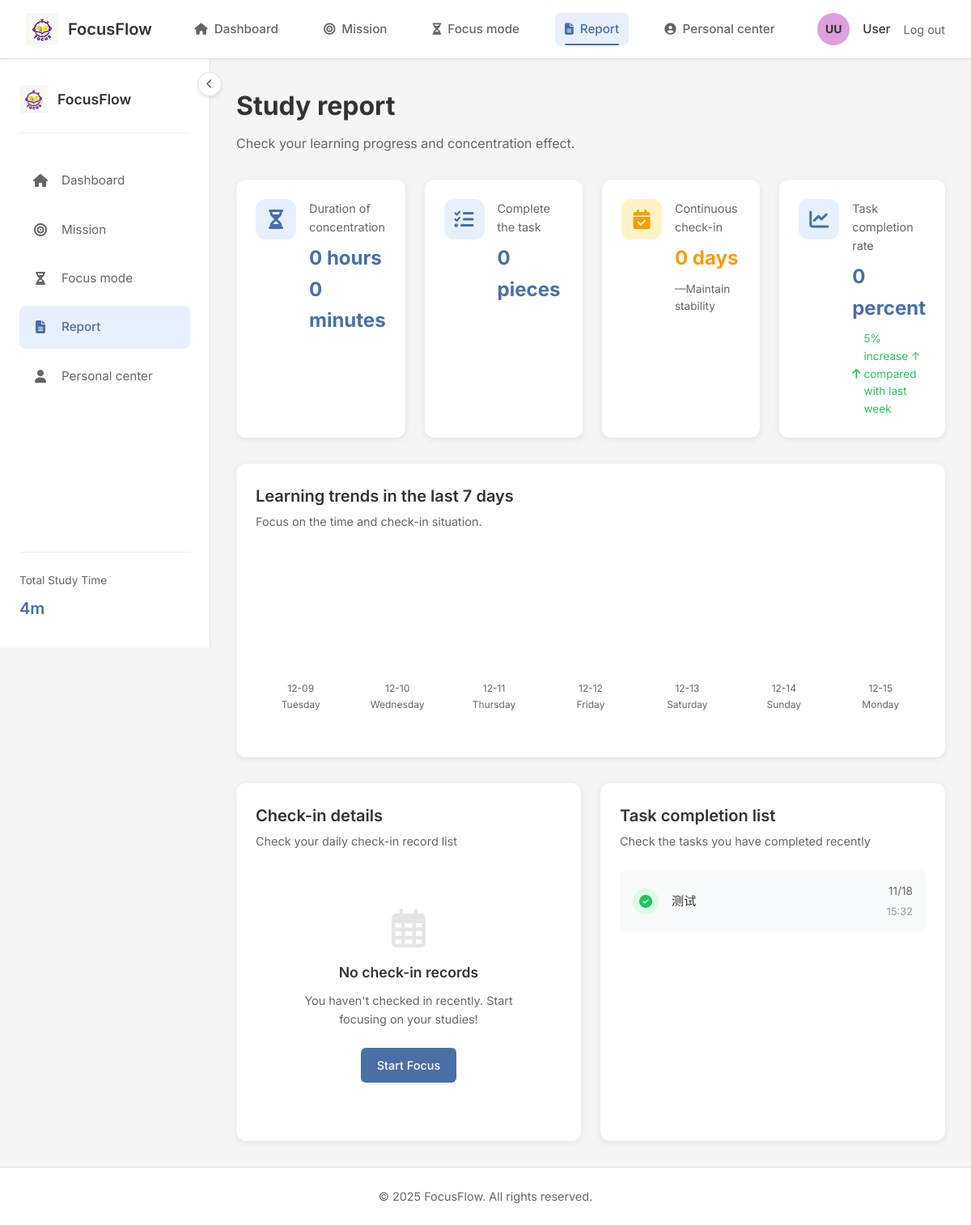
The app's page /reports (signed in) with its own data.
### tables this page shows
CREATE TABLE tasks (
    id INTEGER PRIMARY KEY AUTOINCREMENT,
    user_id INTEGER NOT NULL,
    title TEXT NOT NULL,
    description TEXT,
    course TEXT,
    priority TEXT DEFAULT 'medium', -- high, medium, low
    status TEXT DEFAULT 'pending', -- pending, in_progress, completed
    due_date TEXT,
    repeat TEXT, -- daily, weekly, monthly
    created_at TIMESTAMP DEFAULT CURRENT_TIMESTAMP,
    updated_at TIMESTAMP DEFAULT CURRENT_TIMESTAMP,
    FOREIGN KEY (user_id) REFERENCES users (id) ON DELETE CASCADE
);

### app.py (the view, shortened to what this page needs)
@app.route('/reports')
@login_required
def reports():
    print("[调试] 访问报告页面")
    lang = request.args.get('lang', 'en-US')
    translations = get_translations(lang)
    weekly_stats = {'focus_time': 0, 'completed_sessions': 0, 'total_sessions': 0,
                    'completed_tasks': 0, 'total_tasks': 0, 'productivity_score': 0, 'streak_days': 0}
    weekly_trend = []
    checked_in_dates = []
    user_id = session['user_id']
    conn = get_db_connection()
    try:
        week_start = (datetime.now() - timedelta(days=6)).strftime('%Y-%m-%d')
        focus_stats = conn.execute('''
            SELECT
                COUNT(*) as total_sessions,
                COUNT(CASE WHEN end_time IS NOT NULL THEN 1 END) as completed_sessions,
SUM(duration) as total_duration
            FROM focus_sessions
            WHERE user_id = ? AND date(start_time) >= ?
        ''', (user_id, week_start)).fetchone()
        total_sessions = focus_stats['total_sessions'] or 0
        completed_sessions = focus_stats['completed_sessions'] or 0
        total_duration = focus_stats['total_duration'] or 0
        focus_hours = total_duration // 60
        focus_minutes = total_duration % 60
        focus_time_info = {'hours': focus_hours, 'minutes': focus_minutes, 'total_minutes': total_duration}
        task_stats = conn.execute('''
            SELECT
                COUNT(*) as total_tasks,
                COUNT(CASE WHEN status = 'completed' THEN 1 END) as completed_tasks
            FROM tasks
            WHERE user_id = ? AND date(created_at) >= ?
        ''', (user_id, week_start)).fetchone()
        total_tasks = task_stats['total_tasks'] or 0
        completed_tasks = task_stats['completed_tasks'] or 0
        if total_tasks == 0:
            task_completion_rate = 0
        else:
            task_completion_rate = int((completed_tasks / total_tasks) * 100)
        checkin_dates = conn.execute('''
            SELECT date FROM checkins
            WHERE user_id = ?
            ORDER BY date DESC
        ''', (user_id,)).fetchall()
        streak_days = 0
        if checkin_dates:
            current_date = datetime.now().date()
            for checkin_date in checkin_dates:
                checkin_date_obj = datetime.strptime(checkin_date['date'], '%Y-%m-%d').date()
                if (current_date - checkin_date_obj).days == streak_days:
                    streak_days += 1
                else:
                    break
        weekly_stats = {
            'focus_time': focus_time_info,  # 总专注时长（小时和分钟）
            'completed_sessions': completed_sessions,  # 完成的专注会话数
            'total_sessions': total_sessions,  # 总专注会话数
            'completed_tasks': completed_tasks,  # 完成任务数
            'total_tasks': total_tasks,  # 总任务数
            'productivity_score': task_completion_rate,  # 任务完成率
            'streak_days': streak_days  # 连续签到天数
        }
        weekdays = ['Monday', 'Tuesday', 'Wednesday', 'Thursday', 'Friday', 'Saturday', 'Sunday']
        for i in range(6, -1, -1):
            date = datetime.now() - timedelta(days=i)
            date_str = date.strftime('%Y-%m-%d')
            weekday_name = weekdays[date.weekday()]
            is_checked_in = conn.execute('''
            SELECT * FROM checkins WHERE user_id = ? AND date = ?
            ''', (user_id, date_str)).fetchone() is not None
            focus_query = conn.execute('''
                SELECT SUM(duration) as total_minutes
                FROM focus_sessions
                WHERE user_id = ? AND date(start_time) = ?
            ''', (user_id, date_str)).fetchone()
            daily_minutes = focus_query['total_minutes'] or 0
            daily_hours = daily_minutes // 60
            daily_minutes_remainder = daily_minutes % 60
            focus_time = {'hours': daily_hours, 'minutes': daily_minutes_remainder}
            completed_tasks_day = conn.execute('''
                SELECT t.id, t.title, t.description, t.course, t.updated_at as completion_time
                FROM tasks t
                WHERE t.user_id = ? AND t.status = 'completed' AND date(t.updated_at) = ?
                ORDER BY t.updated_at DESC
            ''', (user_id, date_str)).fetchall()
            tasks_data = []
            weekly_trend.append({
                'day': weekday_name,
                'value': daily_minutes,  # 保留原始分钟数用于图表计算
                'focus_time': focus_time,  # 添加小时和分钟的字典用于显示
                'date': date_str,
                'date_display': date.strftime('%m月%d日'),
                'checked_in': is_checked_in,
                'tasks': tasks_data,  # 添加任务数据
                'task_count': len(tasks_data)  # 添加任务数量
            })
        checked_in_dates = []
        for trend_data in weekly_trend:
            if trend_data['checked_in']:
                daily_minutes = trend_data['value']
                daily_hours = daily_minutes // 60
                daily_minutes_remainder = daily_minutes % 60
                focus_time = {'hours': daily_hours, 'minutes': daily_minutes_remainder}
                checked_in_dates.append({
                    'date': trend_data['date'],
                    'date_display': trend_data['date_display'],
                    'day': trend_data['day'],
                    'focus_hours': focus_time,  # 使用小时和分钟的字典
                    'value': trend_data['value']  # 保留原始分钟数
                })
        completed_tasks_query = conn.execute('''
            SELECT t.id, t.title, t.course, t.updated_at as completion_time
            FROM tasks t
            WHERE t.user_id = ? AND t.status = 'completed'
            ORDER BY t.updated_at DESC
            LIMIT 20
        ''', (user_id,)).fetchall()
        completed_tasks_list = []
        for task in completed_tasks_query:
            try:
                if isinstance(task['completion_time'], str):
                    completion_time = datetime.strptime(task['completion_time'], '%Y-%m-%d %H:%M:%S')
                else:
                    completion_time = datetime.fromisoformat(str(task['completion_time']))
                completed_tasks_list.append({
                    'id': task['id'],
                    'title': task['title'],
                    'course': task['course'] if task['course'] else None,
                    'completion_date': completion_time.strftime('%m/%d'),
                    'completion_time': completion_time.strftime('%H:%M')
                })
            except Exception as e:
                print(f"[调试] 解析任务完成时间时出错: {str(e)}")
                completed_tasks_list.append({
                    'id': task['id'],
                    'title': task['title'],
                    'course': task['course'] if task['course'] else None,
                    'completion_date': datetime.now().strftime('%m/%d'),
                    'completion_time': datetime.now().strftime('%H:%M')
                })
    except Exception as e:
        print(f"[调试] 报告页面出现错误: {str(e)}")
        completed_tasks_list = []
    finally:
        conn.close()
    return render_template('reports.html', translations=translations, lang=lang, weekly_stats=weekly_stats,
                           weekly_trend=weekly_trend, checked_in_dates=checked_in_dates,
                           completed_tasks_list=completed_tasks_list)

### templates/reports.html (shortened to what this page needs)
{% extends "base.html" %}
{% block content %}
<div class="reports-container">
    <div class="page-header">
        <h1 class="page-title">Study report</h1>
        <p class="page-subtitle">Check your learning progress and concentration effect.</p>
    </div>
    <div class="stats-grid modern-grid">
        <div class="stat-card stat-card-modern">
            <div class="stat-icon time-icon">
                <i class="fas fa-hourglass-half"></i>
            </div>
            <div class="stat-content">
                <div class="stat-label">Duration of concentration</div>
                <div class="stat-value highlight">{{ weekly_stats.focus_time.hours|default('0') }} hours {{ weekly_stats.focus_time.minutes|default('0') }} minutes</div>
            </div>
        </div>
        <div class="stat-card stat-card-modern">
            <div class="stat-icon tasks-icon">
                <i class="fas fa-tasks"></i>
            </div>
            <div class="stat-content">
                <div class="stat-label">Complete the task</div>
                <div class="stat-value highlight">{{ weekly_stats.completed_tasks|default('0') }} pieces</div>
            </div>
        </div>
        <div class="stat-card stat-card-modern">
            <div class="stat-icon streak-icon">
                <i class="fas fa-calendar-check"></i>
            </div>
            <div class="stat-content">
                <div class="stat-label">Continuous check-in</div>
                <div class="stat-value highlight streak-value">{{ weekly_stats.streak_days|default('0') }} day{{ 's' if weekly_stats.streak_days|default(0) != 1 else '' }}</div>
                <div class="stat-change neutral">—Maintain stability</div>
            </div>
        </div>
        <div class="stat-card stat-card-modern">
            <div class="stat-icon productivity-icon">
                <i class="fas fa-chart-line"></i>
            </div>
            <div class="stat-content">
                <div class="stat-label">Task completion rate</div>
                <div class="stat-value highlight">{{ weekly_stats.productivity_score|default('0') }} percent</div>
                <div class="stat-change positive">
                    <i class="fas fa-arrow-up"></i> 5% increase ↑ compared with last week
                </div>
            </div>
        </div>
    </div>
    <div class="learning-chart card-shadow">
        <div class="section-header">
            <div>
                <h2>Learning trends in the last 7 days</h2>
                <p class="section-subtitle">Focus on the time and check-in situation.</p>
            </div>
        </div>
        <div class="chart-placeholder enhanced-chart">
            <div class="chart-bars modern-chart-bars">
                {% for day_data in weekly_trend %}
                <div class="chart-bar modern-chart-bar">
                    <span class="bar-label">{{ day_data.date[-5:] }}<br>{{ day_data.day }}</span>
                </div>
                {% endfor %}
            </div>
        </div>
    </div>
    <div class="reports-details-grid">
        <div class="checkin-details card-shadow">
            <div class="section-header">
                <div>
                    <h2>Check-in details</h2>
                    <p class="section-subtitle">Check your daily check-in record list</p>
                </div>
            </div>
            {% if checked_in_dates %}
            <div class="checkin-dates-list">
                {% for checkin in checked_in_dates|sort(reverse=true, attribute='date') %}
                <div class="checkin-date-item modern-checkin-item">
                    <div class="checkin-date-info">
                        <span class="checkin-day">{{ checkin.day }}</span>
                        <span class="checkin-date">{{ checkin.date_display }}</span>
                    </div>
                    <div class="checkin-stats">
                        <span class="checkin-focus-time">
                            <i class="fas fa-clock"></i>
                            {{ checkin.focus_hours.hours|default('0') }}h {{ checkin.focus_hours.minutes|default('0') }}m
                        </span>
                        <span class="checkin-badge"><i class="fas fa-check-circle"></i> Checked in</span>
                    </div>
                </div>
                {% endfor %}
            </div>
            {% else %}
            <div class="empty-state enhanced-empty-state">
                <div class="empty-icon-container">
                    <i class="far fa-calendar-alt empty-icon-large"></i>
                </div>
                <p class="empty-title">No check-in records</p>
                <p class="empty-subtitle">You haven't checked in recently. Start focusing on your studies!</p>
                <a href="{{ url_for('focus', lang=lang) }}" class="btn btn-primary btn-small">Start Focus</a>
            </div>
            {% endif %}
        </div>
        <div class="completed-tasks card-shadow">
            <div class="section-header">
                <div>
                    <h2>Task completion list</h2>
                    <p class="section-subtitle">Check the tasks you have completed recently</p>
                </div>
            </div>
            {% if completed_tasks_list %}
            <div class="completed-tasks-list">
                {% for task in completed_tasks_list %}
                <div class="completed-task-item modern-task-item">
                    <div class="task-icon-completed">
                        <i class="fas fa-check-circle"></i>
                    </div>
                    <div class="task-info-completed">
                        <span class="task-title-completed">{{ task.title }}</span>
                    </div>
                    <div class="task-completion-time">
                        {% if task.completion_time %}
                        <span class="completion-date">{{ task.completion_date }}</span>
                        <span class="completion-time">{{ task.completion_time }}</span>
                        {% endif %}
                    </div>
                </div>
                {% endfor %}
            </div>
            {% endif %}
        </div>
    </div>
</div>
{% endblock %}

### records on screen
tasks: title "测试", completion_date "11/18", completion_time "15:32"

### other values on screen
{{ g.initials|default('UU') }} "UU"
{{ g.user_name|default('User') }} "User"
{{ g.total_study_time|default('0h 0m') }} "4m"
{{ weekly_stats.focus_time.hours|default('0') }} "0"
{{ weekly_stats.focus_time.minutes|default('0') }} "0"
{{ weekly_stats.completed_tasks|default('0') }} "0"
{{ weekly_stats.streak_days|default('0') }} "0"
{{ 's' if weekly_stats.streak_days|default(0) != 1 else '' }} "s"
{{ weekly_stats.productivity_score|default('0') }} "0"
{{ day_data.date[-5:] }} "12-09" "12-10" "12-11" "12-12" "12-13" "12-14" "12-15"
{{ day_data.day }} "Tuesday" "Wednesday" "Thursday" "Friday" "Saturday" "Sunday" "Monday"
